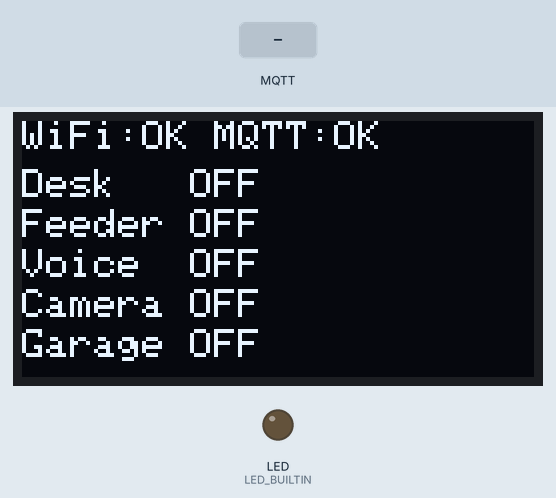
Bench run of a sketch on a simulated Raspberry Pi Pico W. Shown: 128×64 one-colour display, output pins drawn as LEDs (lit = HIGH). The inputs (shaded band) are chosen by the test bench. WiFi joins after 1.5 s; servers stay silent unless stated; random numbers use the default seed unless the sketch sets one; no MQTT or app messages arrive unless stated; what the sketch prints to the serial monitor is not drawn.

Above: at 4.7 s.
4.8 s: MQTT message "on" arrives on the third subscribed topic
At 5.7 s:
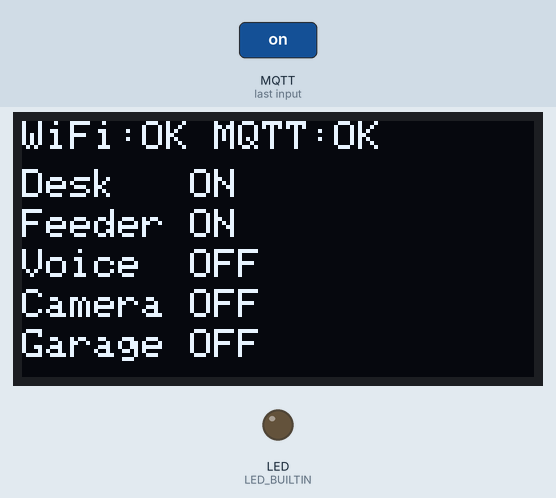
6.6 s: MQTT message "on" arrives on the first subscribed topic
At 7.1 s:
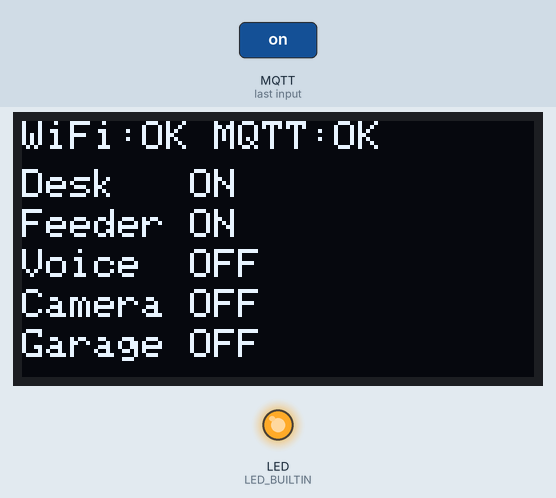
8.1 s: MQTT message "off" arrives on the first subscribed topic
At 9.4 s:
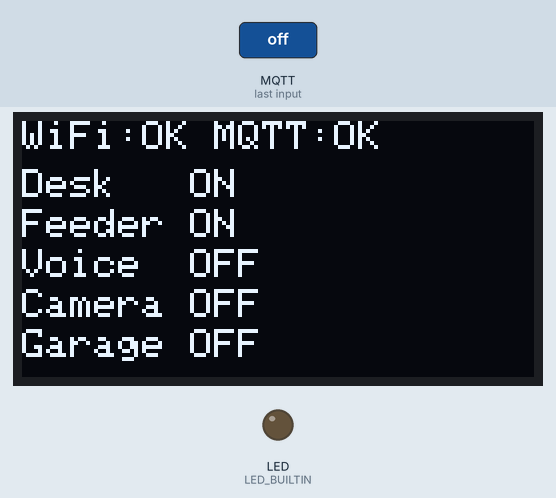
Timing chart, 0 to 11.1 s (numbered marks = the images above; inputs shaded):
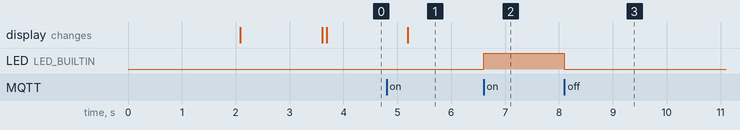

The sketch:

MQTT_status.ino
```cpp
#include <WiFi.h>
#include <PubSubClient.h>
#include <Wire.h>
#include <Adafruit_GFX.h>
#include <Adafruit_SSD1306.h>

// ==========================================
// 設定區
// ==========================================
const char* ssid        = "iSpan-R309";
const char* password    = "66316588";
const char* mqtt_server = "192.168.39.107";

const char* topic_pub = "home/smartDesk";
const char* topic_sub = "home/smartDesk/control";

// ==========================================
// SSD1306
// ==========================================
#define SCREEN_WIDTH 128
#define SCREEN_HEIGHT 64
#define OLED_RESET   -1
#define OLED_ADDRESS 0x3C

Adafruit_SSD1306 display(SCREEN_WIDTH, SCREEN_HEIGHT, &Wire, OLED_RESET);

// ==========================================
// 設備定義
// ==========================================
const int DEVICE_COUNT = 5;

struct Device {
  const char* label;
  const char* topic;
  bool        online;
};

Device devices[DEVICE_COUNT] = {
  { "Desk   ", "home/smartDesk",        false },
  { "Feeder ", "home/petFeeder",        false },
  { "Voice  ", "home/voiceRecognition", false },
  { "Camera ", "home/surveillance",     false },
  { "Garage ", "home/smartGarage",      false }
};

// ==========================================
// 連線狀態 & MQTT
// ==========================================
bool wifiConnected = false;
bool mqttConnected = false;

WiFiClient   espClient;
PubSubClient client(espClient);

unsigned long lastMsg     = 0;
unsigned long lastDisplay = 0;
int counter = 0;

// ==========================================
// 畫面繪製函式
// ==========================================
void drawBootScreen() {
  display.clearDisplay();
  display.setTextColor(SSD1306_WHITE);
  display.setTextSize(2);
  display.setCursor(8, 10);
  display.println("SmartDesk");
  display.setTextSize(1);
  display.setCursor(20, 40);
  display.println("Dashboard v1.0");
  display.setCursor(28, 52);
  display.println("Starting...");
  display.display();
}

void drawConnectingScreen(const char* msg) {
  display.clearDisplay();
  display.setTextSize(1);
  display.setTextColor(SSD1306_WHITE);
  display.setCursor(0, 20);
  display.println(msg);
  display.display();
}

void drawDashboard() {
  display.clearDisplay();
  display.setTextColor(SSD1306_WHITE);
  display.setTextSize(1);

  // 第一列：伺服器連線狀態
  display.setCursor(0, 0);
  display.print("WiFi:");
  display.print(wifiConnected ? "OK" : "NG");
  display.print(" MQTT:");
  display.print(mqttConnected ? "OK" : "NG");

  // 設備狀態列（每行 10px）
  for (int i = 0; i < DEVICE_COUNT; i++) {
    int y = 12 + i * 10;
    display.setCursor(0, y);
    display.print(devices[i].label);
    display.print(devices[i].online ? "ON " : "OFF");
  }

  display.display();
}

// ==========================================
// MQTT Callback
// ==========================================
void callback(char* topic, byte* payload, unsigned int length) {
  String topicStr = String(topic);
  String message  = "";
  for (unsigned int i = 0; i < length; i++) {
    message += (char)payload[i];
  }

  Serial.print("📩 [");
  Serial.print(topicStr);
  Serial.print("] -> ");
  Serial.println(message);

  // 控制指令
  if (topicStr == String(topic_sub)) {
    if (message == "on")  digitalWrite(LED_BUILTIN, HIGH);
    if (message == "off") digitalWrite(LED_BUILTIN, LOW);
    return;
  }

  // 設備狀態更新
  for (int i = 0; i < DEVICE_COUNT; i++) {
    if (topicStr == String(devices[i].topic)) {
      bool wasOnline = devices[i].online;
      devices[i].online = (message != "offline");
      if (wasOnline != devices[i].online) {
        Serial.print(devices[i].online ? "✅ 上線: " : "📴 離線: ");
        Serial.println(devices[i].label);
      }
      return;
    }
  }
}

// ==========================================
// WiFi 連線
// ==========================================
void setup_wifi() {
  drawConnectingScreen("  Connecting WiFi...");
  Serial.print("連接 WiFi: ");
  Serial.println(ssid);

  WiFi.begin(ssid, password);
  while (WiFi.status() != WL_CONNECTED) {
    delay(500);
    Serial.print(".");
  }

  wifiConnected = true;
  Serial.print("\n已連線! IP: ");
  Serial.println(WiFi.localIP());
}

// ==========================================
// MQTT 重連
// ==========================================
void reconnect() {
  mqttConnected = false;
  for (int i = 0; i < DEVICE_COUNT; i++) {
    devices[i].online = false;
  }

  drawConnectingScreen("  Connecting MQTT...");

  while (!client.connected()) {
    Serial.print("嘗試 MQTT 連線...");
    String clientId = "PicoW-SmartDesk-" + String(random(0xffff), HEX);

    if (client.connect(clientId.c_str())) {
      mqttConnected = true;
      Serial.println("✅ 成功");

      client.subscribe(topic_sub);

      for (int i = 0; i < DEVICE_COUNT; i++) {
        client.subscribe(devices[i].topic);
        Serial.print("   訂閱: ");
        Serial.println(devices[i].topic);
      }
    } else {
      Serial.print("❌ 失敗(");
      Serial.print(client.state());
      Serial.println(") 2秒後重試");
      delay(2000);
    }
  }
}

// ==========================================
// Setup
// ==========================================
void setup() {
  pinMode(LED_BUILTIN, OUTPUT);
  Serial.begin(115200);

  Wire.setSDA(4);
  Wire.setSCL(5);
  Wire.begin();

  if (!display.begin(SSD1306_SWITCHCAPVCC, OLED_ADDRESS)) {
    Serial.println("❌ SSD1306 初始化失敗，請檢查接線！");
    for (;;);
  }

  drawBootScreen();
  delay(2000);

  setup_wifi();
  client.setServer(mqtt_server, 1883);
  client.setCallback(callback);
}

// ==========================================
// Loop
// ==========================================
void loop() {
  wifiConnected = (WiFi.status() == WL_CONNECTED);
  if (!wifiConnected) {
    setup_wifi();
  }

  if (!client.connected()) {
    mqttConnected = false;
    reconnect();
  }
  client.loop();

  unsigned long now = millis();

  if (now - lastDisplay > 500) {
    lastDisplay = now;
    drawDashboard();
  }

  if (now - lastMsg > 5000) {
    lastMsg = now;
    counter++;
    String status = "active:" + String(counter);
    client.publish(topic_pub, status.c_str());
    devices[0].online = true;
    Serial.print("📤 發布: ");
    Serial.println(status);
  }
}
```

Measured:
- after the input at 6.6 s, LED (LED_BUILTIN): LOW → HIGH at once
- after the input at 8.1 s, LED (LED_BUILTIN): HIGH → LOW at once
